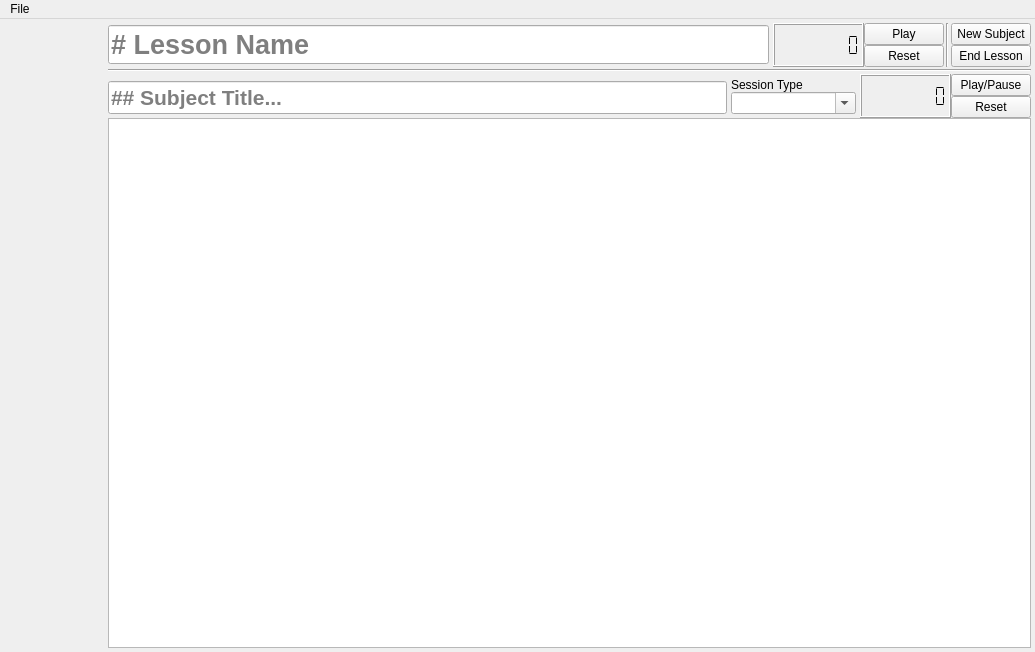
<?xml version="1.0" encoding="UTF-8"?>
<ui version="4.0">
 <class>Main_Window</class>
 <widget class="QMainWindow" name="Main_Window">
  <property name="geometry">
   <rect>
    <x>0</x>
    <y>0</y>
    <width>1035</width>
    <height>652</height>
   </rect>
  </property>
  <property name="windowTitle">
   <string>TAP</string>
  </property>
  <property name="windowIcon">
   <iconset resource="../Resources/Icons/Resource_file.qrc">
    <normaloff>:/Files/write.png</normaloff>:/Files/write.png</iconset>
  </property>
  <widget class="QWidget" name="centralwidget">
   <layout class="QGridLayout" name="gridLayout_12">
    <property name="leftMargin">
     <number>4</number>
    </property>
    <property name="topMargin">
     <number>4</number>
    </property>
    <property name="rightMargin">
     <number>4</number>
    </property>
    <property name="bottomMargin">
     <number>4</number>
    </property>
    <property name="spacing">
     <number>4</number>
    </property>
    <item row="0" column="0">
     <widget class="QWidget" name="SubjectPlaceholder" native="true">
      <property name="sizePolicy">
       <sizepolicy hsizetype="Preferred" vsizetype="Preferred">
        <horstretch>0</horstretch>
        <verstretch>0</verstretch>
       </sizepolicy>
      </property>
      <property name="minimumSize">
       <size>
        <width>100</width>
        <height>0</height>
       </size>
      </property>
      <property name="maximumSize">
       <size>
        <width>400</width>
        <height>16777215</height>
       </size>
      </property>
     </widget>
    </item>
    <item row="0" column="1">
     <widget class="QWidget" name="ContainerLesson" native="true">
      <layout class="QGridLayout" name="gridLayout_11">
       <property name="leftMargin">
        <number>0</number>
       </property>
       <property name="topMargin">
        <number>0</number>
       </property>
       <property name="rightMargin">
        <number>0</number>
       </property>
       <property name="bottomMargin">
        <number>0</number>
       </property>
       <property name="horizontalSpacing">
        <number>0</number>
       </property>
       <property name="verticalSpacing">
        <number>2</number>
       </property>
       <item row="2" column="0">
        <widget class="QWidget" name="ContainerSubject" native="true">
         <layout class="QGridLayout" name="gridLayout_10">
          <property name="leftMargin">
           <number>0</number>
          </property>
          <property name="topMargin">
           <number>0</number>
          </property>
          <property name="rightMargin">
           <number>0</number>
          </property>
          <property name="bottomMargin">
           <number>0</number>
          </property>
          <property name="spacing">
           <number>0</number>
          </property>
          <item row="0" column="0">
           <widget class="QWidget" name="TopContainer_0" native="true">
            <property name="sizePolicy">
             <sizepolicy hsizetype="Preferred" vsizetype="Maximum">
              <horstretch>0</horstretch>
              <verstretch>0</verstretch>
             </sizepolicy>
            </property>
            <layout class="QGridLayout" name="gridLayout_4">
             <property name="leftMargin">
              <number>0</number>
             </property>
             <property name="topMargin">
              <number>0</number>
             </property>
             <property name="rightMargin">
              <number>0</number>
             </property>
             <property name="bottomMargin">
              <number>0</number>
             </property>
             <property name="horizontalSpacing">
              <number>4</number>
             </property>
             <property name="verticalSpacing">
              <number>0</number>
             </property>
             <item row="0" column="1">
              <widget class="QWidget" name="TimerSubject_0" native="true">
               <property name="sizePolicy">
                <sizepolicy hsizetype="Preferred" vsizetype="Maximum">
                 <horstretch>0</horstretch>
                 <verstretch>0</verstretch>
                </sizepolicy>
               </property>
               <layout class="QGridLayout" name="gridLayout_5">
                <property name="leftMargin">
                 <number>0</number>
                </property>
                <property name="topMargin">
                 <number>0</number>
                </property>
                <property name="rightMargin">
                 <number>0</number>
                </property>
                <property name="bottomMargin">
                 <number>0</number>
                </property>
                <property name="spacing">
                 <number>0</number>
                </property>
                <item row="0" column="0">
                 <widget class="QLCDNumber" name="LCDDisplaySubject_0">
                  <property name="sizePolicy">
                   <sizepolicy hsizetype="Minimum" vsizetype="Minimum">
                    <horstretch>0</horstretch>
                    <verstretch>0</verstretch>
                   </sizepolicy>
                  </property>
                  <property name="digitCount">
                   <number>8</number>
                  </property>
                  <property name="segmentStyle">
                   <enum>QLCDNumber::SegmentStyle::Flat</enum>
                  </property>
                 </widget>
                </item>
                <item row="0" column="1">
                 <widget class="QWidget" name="ContainerButtonsR_0" native="true">
                  <property name="sizePolicy">
                   <sizepolicy hsizetype="Preferred" vsizetype="Maximum">
                    <horstretch>0</horstretch>
                    <verstretch>0</verstretch>
                   </sizepolicy>
                  </property>
                  <layout class="QGridLayout" name="gridLayout_6">
                   <property name="leftMargin">
                    <number>0</number>
                   </property>
                   <property name="topMargin">
                    <number>0</number>
                   </property>
                   <property name="rightMargin">
                    <number>0</number>
                   </property>
                   <property name="bottomMargin">
                    <number>0</number>
                   </property>
                   <property name="spacing">
                    <number>0</number>
                   </property>
                   <item row="0" column="0">
                    <widget class="QPushButton" name="PBPlaySubject_0">
                     <property name="focusPolicy">
                      <enum>Qt::FocusPolicy::NoFocus</enum>
                     </property>
                     <property name="text">
                      <string>Play/Pause</string>
                     </property>
                    </widget>
                   </item>
                   <item row="1" column="0">
                    <widget class="QPushButton" name="PBResetSubject_0">
                     <property name="focusPolicy">
                      <enum>Qt::FocusPolicy::NoFocus</enum>
                     </property>
                     <property name="text">
                      <string>Reset</string>
                     </property>
                    </widget>
                   </item>
                  </layout>
                 </widget>
                </item>
               </layout>
              </widget>
             </item>
             <item row="0" column="0">
              <widget class="QWidget" name="ContainerTitle_0" native="true">
               <property name="sizePolicy">
                <sizepolicy hsizetype="Minimum" vsizetype="Maximum">
                 <horstretch>0</horstretch>
                 <verstretch>0</verstretch>
                </sizepolicy>
               </property>
               <layout class="QGridLayout" name="gridLayout_7">
                <property name="leftMargin">
                 <number>0</number>
                </property>
                <property name="topMargin">
                 <number>0</number>
                </property>
                <property name="rightMargin">
                 <number>0</number>
                </property>
                <property name="bottomMargin">
                 <number>0</number>
                </property>
                <property name="horizontalSpacing">
                 <number>4</number>
                </property>
                <property name="verticalSpacing">
                 <number>0</number>
                </property>
                <item row="0" column="0" alignment="Qt::AlignmentFlag::AlignBottom">
                 <widget class="QLineEdit" name="LELessonTitle_0">
                  <property name="sizePolicy">
                   <sizepolicy hsizetype="Expanding" vsizetype="Expanding">
                    <horstretch>0</horstretch>
                    <verstretch>0</verstretch>
                   </sizepolicy>
                  </property>
                  <property name="font">
                   <font>
                    <pointsize>16</pointsize>
                    <bold>true</bold>
                   </font>
                  </property>
                  <property name="inputMask">
                   <string/>
                  </property>
                  <property name="text">
                   <string/>
                  </property>
                  <property name="placeholderText">
                   <string>## Subject Title...</string>
                  </property>
                 </widget>
                </item>
                <item row="0" column="1">
                 <widget class="QWidget" name="ContainerSession_0" native="true">
                  <layout class="QGridLayout" name="gridLayout_8">
                   <property name="leftMargin">
                    <number>0</number>
                   </property>
                   <property name="topMargin">
                    <number>0</number>
                   </property>
                   <property name="rightMargin">
                    <number>0</number>
                   </property>
                   <property name="bottomMargin">
                    <number>0</number>
                   </property>
                   <property name="spacing">
                    <number>0</number>
                   </property>
                   <item row="0" column="0">
                    <widget class="QLabel" name="label_0">
                     <property name="text">
                      <string>Session Type</string>
                     </property>
                    </widget>
                   </item>
                   <item row="1" column="0">
                    <widget class="QComboBox" name="CBSessionType_0">
                     <property name="minimumSize">
                      <size>
                       <width>125</width>
                       <height>0</height>
                      </size>
                     </property>
                     <property name="font">
                      <font>
                       <pointsize>9</pointsize>
                      </font>
                     </property>
                     <property name="focusPolicy">
                      <enum>Qt::FocusPolicy::StrongFocus</enum>
                     </property>
                     <property name="editable">
                      <bool>true</bool>
                     </property>
                     <property name="insertPolicy">
                      <enum>QComboBox::InsertPolicy::InsertAlphabetically</enum>
                     </property>
                     <property name="placeholderText">
                      <string>Type...</string>
                     </property>
                    </widget>
                   </item>
                  </layout>
                 </widget>
                </item>
               </layout>
              </widget>
             </item>
            </layout>
           </widget>
          </item>
          <item row="1" column="0">
           <widget class="QTextEdit" name="TEContent_0">
            <property name="sizePolicy">
             <sizepolicy hsizetype="MinimumExpanding" vsizetype="MinimumExpanding">
              <horstretch>0</horstretch>
              <verstretch>0</verstretch>
             </sizepolicy>
            </property>
            <property name="font">
             <font>
              <pointsize>12</pointsize>
             </font>
            </property>
           </widget>
          </item>
         </layout>
        </widget>
       </item>
       <item row="0" column="0">
        <widget class="QWidget" name="widget" native="true">
         <layout class="QGridLayout" name="gridLayout_3">
          <property name="leftMargin">
           <number>0</number>
          </property>
          <property name="topMargin">
           <number>0</number>
          </property>
          <property name="rightMargin">
           <number>0</number>
          </property>
          <property name="bottomMargin">
           <number>0</number>
          </property>
          <property name="horizontalSpacing">
           <number>2</number>
          </property>
          <property name="verticalSpacing">
           <number>0</number>
          </property>
          <item row="0" column="0">
           <widget class="QLineEdit" name="LELessonName">
            <property name="font">
             <font>
              <pointsize>20</pointsize>
              <bold>true</bold>
             </font>
            </property>
            <property name="placeholderText">
             <string># Lesson Name</string>
            </property>
           </widget>
          </item>
          <item row="0" column="3">
           <widget class="QWidget" name="Container_TopR" native="true">
            <layout class="QGridLayout" name="gridLayout_9">
             <property name="leftMargin">
              <number>0</number>
             </property>
             <property name="topMargin">
              <number>0</number>
             </property>
             <property name="rightMargin">
              <number>0</number>
             </property>
             <property name="bottomMargin">
              <number>0</number>
             </property>
             <property name="spacing">
              <number>0</number>
             </property>
             <item row="0" column="0">
              <widget class="QPushButton" name="PBNewSubject">
               <property name="text">
                <string>New Subject</string>
               </property>
              </widget>
             </item>
             <item row="1" column="0">
              <widget class="QPushButton" name="PBEndLesson">
               <property name="text">
                <string>End Lesson</string>
               </property>
              </widget>
             </item>
            </layout>
           </widget>
          </item>
          <item row="0" column="1">
           <widget class="QWidget" name="TimeLesson" native="true">
            <property name="sizePolicy">
             <sizepolicy hsizetype="Preferred" vsizetype="Maximum">
              <horstretch>0</horstretch>
              <verstretch>0</verstretch>
             </sizepolicy>
            </property>
            <layout class="QGridLayout" name="gridLayout_2">
             <property name="leftMargin">
              <number>2</number>
             </property>
             <property name="topMargin">
              <number>0</number>
             </property>
             <property name="rightMargin">
              <number>0</number>
             </property>
             <property name="bottomMargin">
              <number>0</number>
             </property>
             <property name="spacing">
              <number>0</number>
             </property>
             <item row="0" column="0">
              <widget class="QLCDNumber" name="LCDDisplay_lesson">
               <property name="sizePolicy">
                <sizepolicy hsizetype="Minimum" vsizetype="Minimum">
                 <horstretch>0</horstretch>
                 <verstretch>0</verstretch>
                </sizepolicy>
               </property>
               <property name="digitCount">
                <number>8</number>
               </property>
               <property name="segmentStyle">
                <enum>QLCDNumber::SegmentStyle::Flat</enum>
               </property>
              </widget>
             </item>
             <item row="0" column="1">
              <widget class="QWidget" name="ContainerButtonsR_Lesson" native="true">
               <property name="sizePolicy">
                <sizepolicy hsizetype="Preferred" vsizetype="Maximum">
                 <horstretch>0</horstretch>
                 <verstretch>0</verstretch>
                </sizepolicy>
               </property>
               <layout class="QGridLayout" name="gridLayout">
                <property name="leftMargin">
                 <number>0</number>
                </property>
                <property name="topMargin">
                 <number>0</number>
                </property>
                <property name="rightMargin">
                 <number>0</number>
                </property>
                <property name="bottomMargin">
                 <number>0</number>
                </property>
                <property name="spacing">
                 <number>0</number>
                </property>
                <item row="0" column="0">
                 <widget class="QPushButton" name="PBPPlayLesson">
                  <property name="focusPolicy">
                   <enum>Qt::FocusPolicy::NoFocus</enum>
                  </property>
                  <property name="text">
                   <string>Play</string>
                  </property>
                 </widget>
                </item>
                <item row="1" column="0">
                 <widget class="QPushButton" name="PBResetLesson">
                  <property name="focusPolicy">
                   <enum>Qt::FocusPolicy::NoFocus</enum>
                  </property>
                  <property name="text">
                   <string>Reset</string>
                  </property>
                 </widget>
                </item>
               </layout>
              </widget>
             </item>
            </layout>
           </widget>
          </item>
          <item row="0" column="2">
           <widget class="Line" name="line">
            <property name="orientation">
             <enum>Qt::Orientation::Vertical</enum>
            </property>
           </widget>
          </item>
         </layout>
        </widget>
       </item>
       <item row="1" column="0">
        <widget class="Line" name="line_2">
         <property name="orientation">
          <enum>Qt::Orientation::Horizontal</enum>
         </property>
        </widget>
       </item>
      </layout>
     </widget>
    </item>
   </layout>
  </widget>
  <widget class="QMenuBar" name="menubar">
   <property name="geometry">
    <rect>
     <x>0</x>
     <y>0</y>
     <width>1035</width>
     <height>33</height>
    </rect>
   </property>
   <widget class="QMenu" name="menuFile">
    <property name="title">
     <string>File</string>
    </property>
    <widget class="QMenu" name="menuExport">
     <property name="title">
      <string>Export</string>
     </property>
     <addaction name="action_Markdown"/>
     <addaction name="action_HTML"/>
     <addaction name="action_PDF"/>
    </widget>
    <addaction name="action_New"/>
    <addaction name="action_Open"/>
    <addaction name="menuExport"/>
    <addaction name="actionSettings"/>
   </widget>
   <addaction name="menuFile"/>
  </widget>
  <action name="actionSave">
   <property name="text">
    <string>Save</string>
   </property>
  </action>
  <action name="actionNew">
   <property name="text">
    <string>New</string>
   </property>
  </action>
  <action name="actionMarkdown">
   <property name="text">
    <string>Markdown</string>
   </property>
  </action>
  <action name="actionPDF">
   <property name="text">
    <string>PDF</string>
   </property>
  </action>
  <action name="action">
   <property name="text">
    <string>DocX</string>
   </property>
  </action>
  <action name="actionPDF_2">
   <property name="text">
    <string>PDF</string>
   </property>
  </action>
  <action name="actionHTML">
   <property name="text">
    <string>HTML</string>
   </property>
  </action>
  <action name="actionOpen">
   <property name="text">
    <string>Open</string>
   </property>
  </action>
  <action name="action_New">
   <property name="text">
    <string>New</string>
   </property>
  </action>
  <action name="action_Open">
   <property name="text">
    <string>Open</string>
   </property>
  </action>
  <action name="action_Markdown">
   <property name="text">
    <string>Markdown</string>
   </property>
  </action>
  <action name="action_HTML">
   <property name="text">
    <string>HTML</string>
   </property>
  </action>
  <action name="action_PDF">
   <property name="text">
    <string>PDF</string>
   </property>
  </action>
  <action name="actionSettings">
   <property name="text">
    <string>Settings</string>
   </property>
  </action>
 </widget>
 <tabstops>
  <tabstop>LELessonName</tabstop>
  <tabstop>LELessonTitle_0</tabstop>
  <tabstop>CBSessionType_0</tabstop>
  <tabstop>TEContent_0</tabstop>
  <tabstop>PBNewSubject</tabstop>
  <tabstop>PBEndLesson</tabstop>
 </tabstops>
 <resources>
  <include location="../Resources/Icons/Resource_file.qrc"/>
 </resources>
 <connections/>
</ui>
